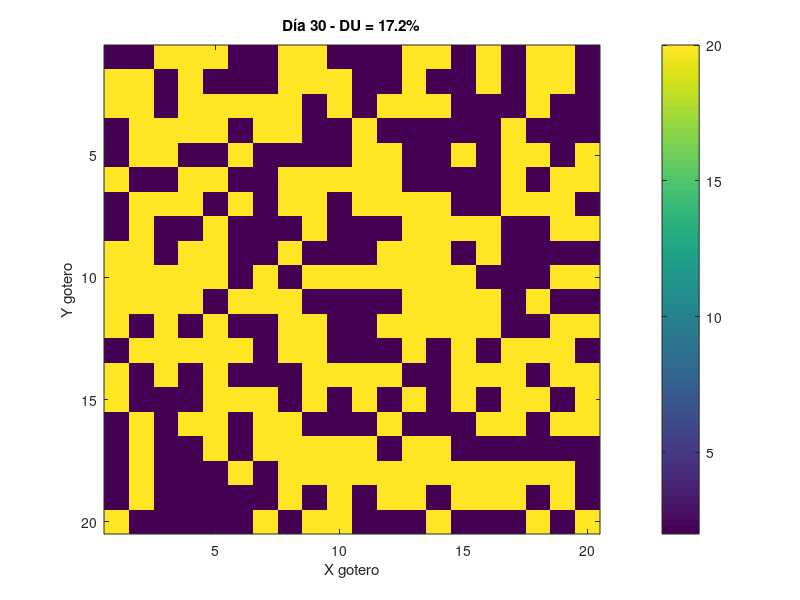
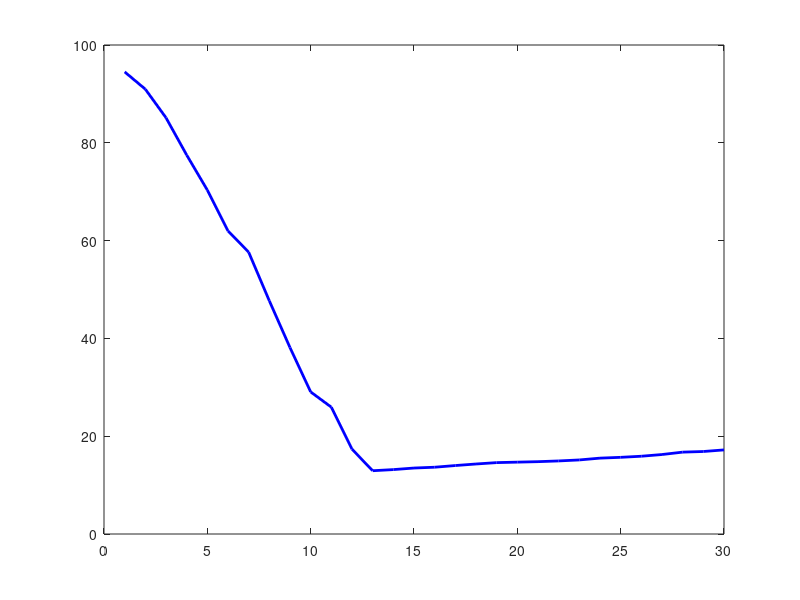

Reproduce these figures in MATLAB, in order. (Note: this script raises an error after producing the figures.)
% Parametros
nx = 20; ny = 20;  % goteros
N = nx*ny;
caudal_base = 20; % L/h por gotero sano
prob_tapa_por_dia = 0.02; % 2% diario de taparse
dias_simulacion = 30;
DU_target = 90;

% Estado inicial: todos sanos
caudal = caudal_base * ones(nx, ny);
taponado = false(nx, ny); % false = sano

% Historia
hist_DU = zeros(dias_simulacion, 1);

for dia = 1:dias_simulacion
    % 1. Taponamiento aleatorio
    nueva_tapa = rand(nx, ny) < prob_tapa_por_dia;
    taponado = taponado | nueva_tapa;
    
    % 2. Caudal: si está tapado, caudal = 0
    caudal(taponado) = 0;
    
    % 3. Calcular DU
    caudales_vector = caudal(:);
    % Excluir ceros? No, porque DU considera goteros tapados como cero.
    % Pero cuidado: si muchos ceros, DU colapsa.
    % Para evitar división por cero, tomamos solo los que tienen caudal > 0 para el promedio total?
    % La definición real de DU usa solo los que están operando? En minería, gotero tapado da DU=0 en esa zona.
    % Mejor: usar todos, pero si hay muchos ceros, el promedio de los 25% más bajos será cero.
    % Simulemos realista: un gotero tapado da caudal = 10% del nominal (fuga pequeña) o cero.
    % Ajustamos: caudal tapado = 0.1 * caudal_base (goteo residual)
    caudal(taponado) = 0.1 * caudal_base;  % más realista
    
    caudales_vector = caudal(:);
    q_sort = sort(caudales_vector);
    n_low = round(0.25 * length(q_sort));
    avg_low = mean(q_sort(1:n_low));
    avg_all = mean(q_sort);
    DU = (avg_low / avg_all) * 100;
    
    hist_DU(dia) = DU;
    
    % 4. Graficar evolución (opcional, cada 5 días)
    if mod(dia,5)==0
        figure(1);
        imagesc(caudal);
        colorbar; title(sprintf('Día %d - DU = %.1f%%', dia, DU));
        xlabel('X gotero'); ylabel('Y gotero');
        drawnow;
    end
end

% Resultado final
figure(2);
plot(1:dias_simulacion, hist_DU, 'b-', 'LineWidth', 2);
yline(DU_target, 'r--', 'DU target 90%');
xlabel('Días'); ylabel('DU (%)'); title('Evolución de homogeneidad sin limpieza');
grid on;
